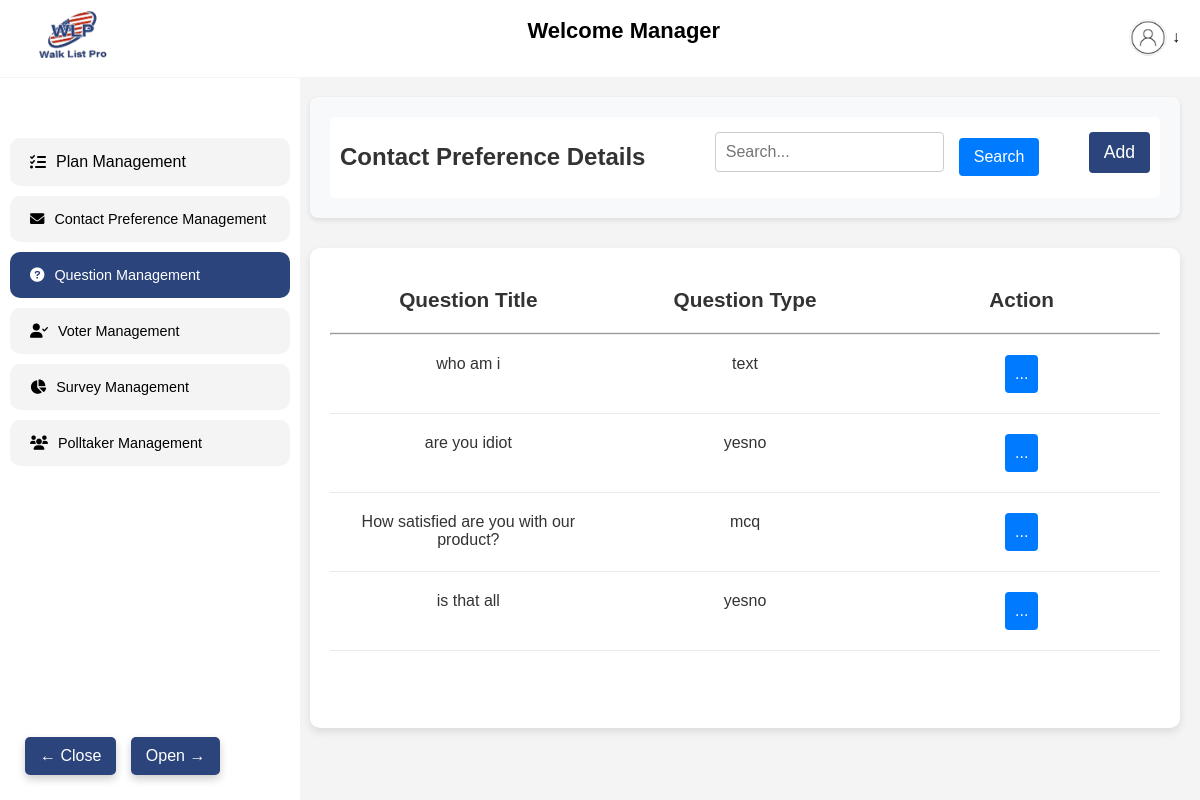
/question-search/ (signed in), run on the app's committed database.
### walkapp/models.py (models this page shows, shortened)
class Question(models.Model):
    QUESTION_TYPES = (
        ('mcq', 'Multiple Choice'),
        ('text', 'Open Text'),
        ('yesno', 'Yes/No'),
    )
    user = models.ForeignKey(User, on_delete=models.CASCADE)
    question_text = models.CharField(max_length=255)
    question_type = models.CharField(max_length=10, choices=QUESTION_TYPES)

class GeneralQuestion(models.Model):
    QUESTION_TYPES = [
        ('mcq', 'Multiple Choice'),
        ('text', 'Open Text'),
        ('yesno', 'Yes/No'),
    ]
    question_text = models.CharField(max_length=255)
    question_type = models.CharField(max_length=10, choices=QUESTION_TYPES)
    options = models.TextField(blank=True)  # Store options as newline-separated values

### walkapp/views.py (the view)
# urls.py: path('question-search/', question_search, name='question_search'),
@login_required
def question_search(request):
    query = request.GET.get('q', '')
    user_questions = Question.objects.filter(Q(question_text__icontains=query) & Q(user=request.user))
    general_questions = GeneralQuestion.objects.filter(question_text__icontains=query)
    combined_questions = list(user_questions) + list(general_questions)
    return render(request, 'questions/question_search.html', {
        'questions': combined_questions,
        'query': query,
    })

### template/questions/question_search.html (shortened to what this page needs)
{% extends 'base.html' %}
{% load static %}
{% block content %}
<link rel="stylesheet" href="https://cdnjs.cloudflare.com/ajax/libs/font-awesome/6.0.0-beta3/css/all.min.css">
</head>
<body>
    <div style="position: fixed; bottom: 20px; left: 20px; z-index: 9999;">
        <button class="toggle-btns" onclick="closeNav()" style="
            margin: 5px;
            background-color: rgb(43, 68, 124);
            color: white;
            border: none;
            border-radius: 5px;
            padding: 10px 15px;
            font-size: 16px;
            cursor: pointer;
            box-shadow: 0 4px 8px rgba(0, 0, 0, 0.2);
            transition: background-color 0.3s, transform 0.3s;">
            &#8592; Close
        </button>
        <button class="toggle-btns" onclick="openNav()" style="
            margin: 5px;
            background-color: rgb(43, 68, 124);
            color: white;
            border: none;
            border-radius: 5px;
            padding: 10px 15px;
            font-size: 16px;
            cursor: pointer;
            box-shadow: 0 4px 8px rgba(0, 0, 0, 0.2);
            transition: background-color 0.3s, transform 0.3s;">
            Open &#8594;
        </button>
    </div>
    <div style="display: flex;">
        <div id="mySidebar" class="sidebar">
            <div class="sidebar-item active" style="background-color: #f5f4f4; color: rgb(0, 0, 0);"
                onclick="location.href='{% url 'home' %}'">
                <i class="fas fa-tasks"></i> Plan Management
            </div>
            <div class="sidebar-item" style="background-color:#f5f4f4; font-size: 0.9rem; font-weight: 200;"
                onclick="location.href='{% url 'search_person_data' %}'">
                <i class="fas fa-envelope"></i> Contact Preference Management
            </div>
            <div class="sidebar-item"
                style="background-color: rgb(43, 68, 124); color: white; font-size: 0.9rem; font-weight: 200;"
                onclick="location.href='{% url 'view_questions' %}'">
                <i class="fas fa-question-circle"></i> Question Management
            </div>
            <div class="sidebar-item" style="background-color:#f5f4f4; font-size: 0.9rem; font-weight: 200;"
                onclick="location.href='{% url 'accessed_contacts' %}'">
                <i class="fas fa-user-check"></i> Voter Management
            </div>
            <div class="sidebar-item" style="background-color:#f5f4f4; font-size: 0.9rem; font-weight: 200;"
                onclick="location.href='{% url 'survey_work' %}'">
                <i class="fas fa-chart-pie"></i> Survey Management
            </div>
            <div class="sidebar-item" style="background-color:#f5f4f4; font-size: 0.9rem; font-weight: 200;"
                onclick="location.href='{% url 'add_poltaker' %}'">
                <i class="fas fa-users"></i> Polltaker Management
            </div>
        </div>
        <div id="main">
        </div>
        <div class="main-content">
            <div class="plan-details">
                <div class="search-bar">
                    <label class="label-title">Contact Preference Details</label>
                    <form action="{% url 'question_search' %}" method="get" style="display: flex; align-items: center; flex-direction: row;">
                        <input type="text" class="unique-search-input" name="q" placeholder="Search..." required>
                        <button type="submit" class="search-button">Search</button>
                    </form>
                    <a href="{% url 'add_questions' %}" style="text-decoration: none;">
                        <button type="button" class="unique-search-button">Add</button>
                    </a>
                </div>
            </div>
            <div class="container">
                <div class="row">
                    <div class="cell" style="font-size: 1.3rem; font-weight: bold;">Question Title </div>
                    <div class="cell" style="font-size: 1.3rem; font-weight: bold;">Question Type</div>
                    <div class="cell" style="font-size: 1.3rem; font-weight: bold;">Action</div>
                </div>
                <hr>
                {% if questions %}
                {% for question in questions %}
                <div class="row">
                    <div class="cell">{{ question.question_text }}</div>
                    <div class="cell">{{ question.question_type }}</div>
                    <div class="cell action-btn">
                        <button onclick="toggleOptions(this)">...</button>
                    </div>
                </div>
                {% endfor %}
                {% else %}
                <p style="color: #dc3545; font-size: 1.2rem; font-weight: bold; text-align: center; margin: 20px 0; background-color: #f8d7da; border: 1px solid #f5c6cb; border-radius: 5px; padding: 10px;">
                    You don't have any questions like that. Please search again.
                </p>
                {% endif %}
            </div>
        </div>
    </div>
    <link rel="stylesheet" href="scripts.js">
    <link rel="stylesheet" href="{% static 'css/view.css' %}">
    {% endblock %}

### static/css/styles.css (style rules this page uses)
* { margin: 0; padding: 0; box-sizing: border-box; font-family: Arial, sans-serif; }
body { background-color: #f4f4f9; }
.main-content { flex: 1; padding: 20px; }
.plan-details { background-color: #ffffff; border-radius: 5px; padding: 20px; box-shadow: 0px 4px 8px rgba(0, 0, 0, 0.1); }

### template/base.html (style rules this page uses)
a { color: #333; font-size: 14px; text-decoration: none; margin: 15px 0; }
.container { background-color: #fff; border-radius: 10px; box-shadow: 0 14px 28px rgba(0,0,0,0.25), 0 10px 10px rgba(0,0,0,0.22); position: relative; overflow: hidden; width: 768px; max-width: 100%; min-height: 480px; }
body { background-color: #f5f4f4; }

### template/questions/question_search.html (style rules this page uses)
.sidebar { height: 92%; width: 300px; position: fixed; z-index: 1; top: 78px; left: 0; background-color: #ffffff; overflow-x: hidden; padding-top: 60px; transition: 0.5s; }
#main { transition: margin-left .5s; padding: 20px; margin-left: 250px; }
.sidebar-item { padding: 15px 20px; color: rgb(0, 0, 0); display: flex; align-items: center; cursor: pointer; transition: background 0.3s; margin-left: 10px; margin-right: 10px; border-radius: 10px; margin-bottom: 10px; }
.sidebar-item.active { background-color: rgb(43, 68, 124); color: white; }
.sidebar-item i { margin-right: 10px; }
.search-bar { display: flex; align-items: center; gap: 15px; background-color: #ffffff; padding: 10px; border-radius: 5px; }
.label-title { font-size: 16px; font-weight: bold; color: #333; }
body { background-color: #f5f4f4; }
.container { max-width: 100%; margin: 0 auto; padding: 20px; background-color: #f9f9f9; border-radius: 8px; box-shadow: 0 4px 8px rgba(0, 0, 0, 0.1); width: 100%; }
form { display: flex; flex-direction: column; }
input[type="text"] { padding: 10px; margin-bottom: 10px; border: 1px solid #ccc; border-radius: 4px; font-size: 16px; }
button { padding: 10px; background-color: #007BFF; color: white; border: none; border-radius: 4px; cursor: pointer; font-size: 16px; }
.unique-search-input { padding: 0.5rem; font-size: 1rem; border: 1px solid #ccc; border-radius: 4px; margin-right: 0.5rem; width: 200px; }
.unique-search-button { padding: 0.6rem 1.5rem; font-size: 1.1rem; border: none; border-radius: 4px; color: #fff; cursor: pointer; transition: background-color 0.3s; margin-top: -10px; }
.container { background-color: #ffffff; padding: 20px; border-radius: 10px; box-shadow: 0 4px 8px rgba(0, 0, 0, 0.1); width: 400px; margin: auto; }
.row { display: flex; justify-content: space-between; padding: 10px 0; border-bottom: 1px solid #eaeaea; position: relative; }
.cell { flex: 1; text-align: center; padding: 10px; color: #333; }
.action-btn { cursor: pointer; color: #007bff; position: relative; }
.container { background-color: #ffffff; padding: 20px; border-radius: 10px; box-shadow: 0 4px 8px rgba(0, 0, 0, 0.1); width: 100%; margin: auto; }
.unique-search-input { width: 100%; padding: 10px; border: 1px solid #ccc; border-radius: 4px; margin-bottom: 10px; }
.search-button { padding: 10px 15px; background-color: #6e8efb; color: white; border: none; border-radius: 4px; cursor: pointer; margin-left: 5px; }
.plan-details { margin-bottom: 30px; padding: 20px; background-color: #f8f9fa; border-radius: 8px; box-shadow: 0 2px 5px rgba(0, 0, 0, 0.1); }
.search-bar { display: flex; align-items: center; justify-content: space-between; flex-wrap: wrap; }
.label-title { font-size: 1.5rem; margin-right: 20px; }
.unique-search-input { padding: 10px; border: 1px solid #ccc; border-radius: 4px; flex: 1; margin-right: 10px; min-width: 200px; }
.search-button, .unique-search-button { background-color: #007bff; color: white; padding: 10px 15px; border: none; border-radius: 4px; cursor: pointer; transition: background-color 0.3s; }
.unique-search-button { background-color: rgb(43, 68, 124); }

### data on the page
Question: question_text "who am i", question_type "text"
Question: question_text "are you idiot", question_type "yesno"
GeneralQuestion: question_text "How satisfied are you with our product?", question_type "mcq"
GeneralQuestion: question_text "is that all", question_type "yesno"
